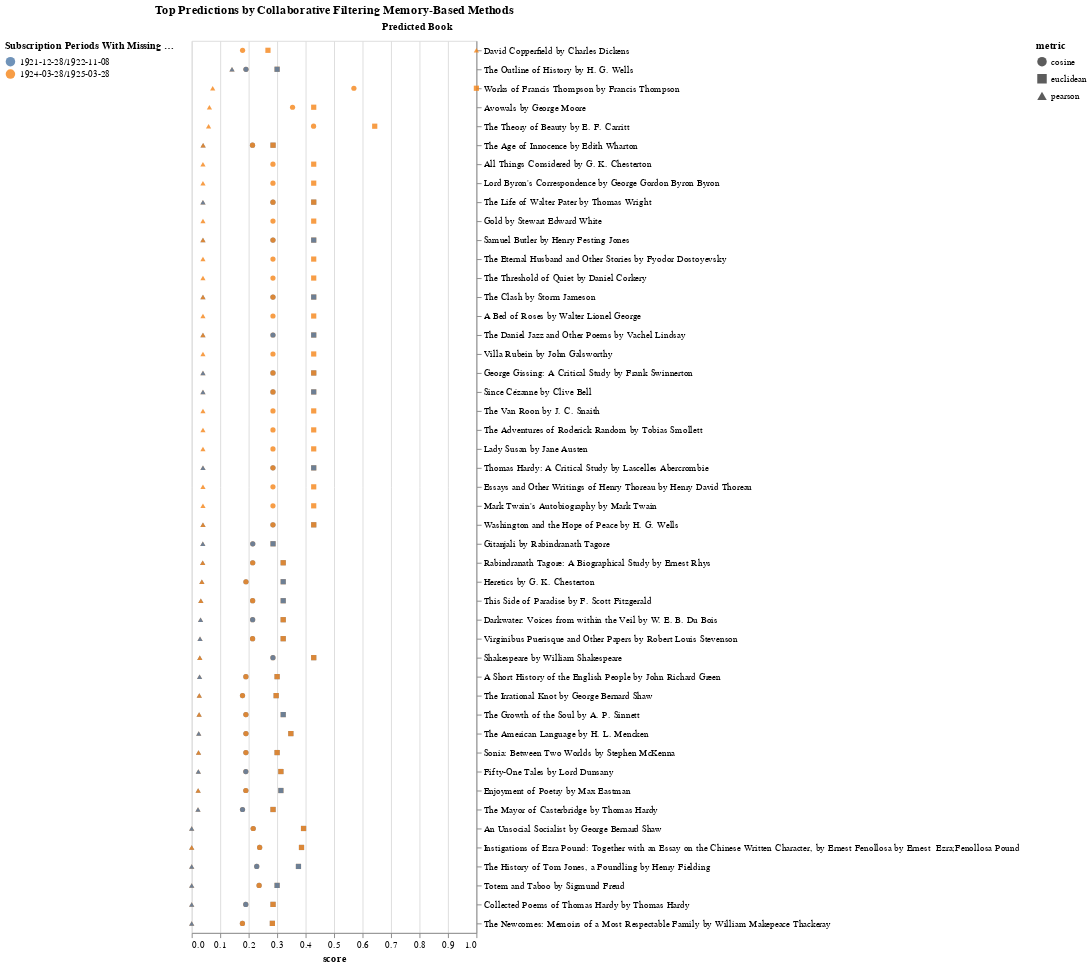

Notebook code cell kept with this figure:
### Code cell
chart

### Figure 1 — Vega-Lite specification as saved in the notebook (floating-point values rounded to 4 significant figures; data arrays with more than 128 entries replaced by an {"elided": "..."} marker saying what was removed)
{"config": {"view": {"continuousWidth": 300, "continuousHeight": 300}, "axisY": {"labelLimit": 1000, "titleAlign": "left", "titleAngle": 0, "titleX": -100, "titleY": -10}}, "data": {"name": "data-754ec880085f2a8504ccacae9581b3cb"}, "mark": {"type": "point", "filled": true, "opacity": 0.8, "thickness": 3}, "encoding": {"color": {"field": "period", "legend": {"orient": "left", "title": "Subscription Periods With Missing Records"}, "type": "nominal"}, "shape": {"field": "metric", "type": "nominal"}, "x": {"field": "score", "type": "quantitative"}, "y": {"axis": {"orient": "right", "title": "Predicted Book"}, "field": "formatted_chart_title", "sort": "-x", "type": "nominal"}}, "title": "Top Predictions by Collaborative Filtering Memory-Based Methods", "width": 300, "$schema": "https://vega.github.io/schema/vega-lite/v5.6.1.json", "datasets": {"data-754ec880085f2a8504ccacae9581b3cb": {"elided": "234 records"}}}
